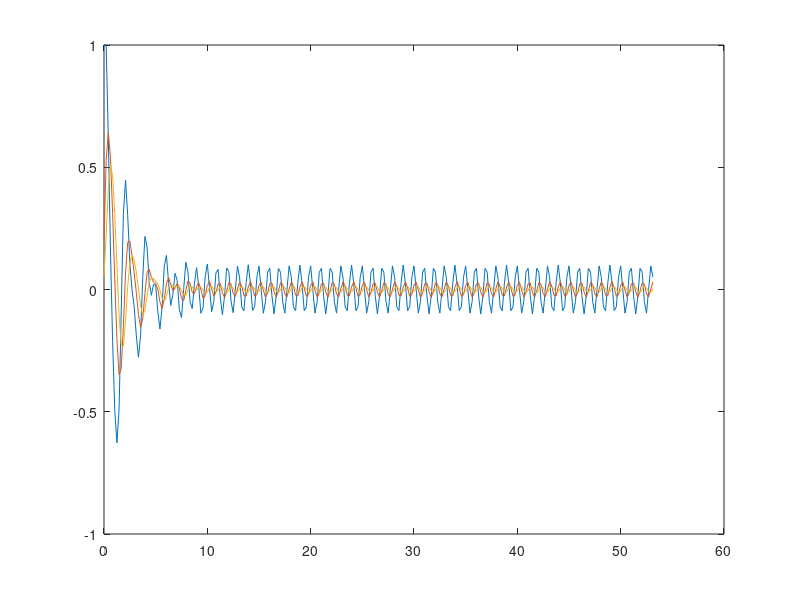
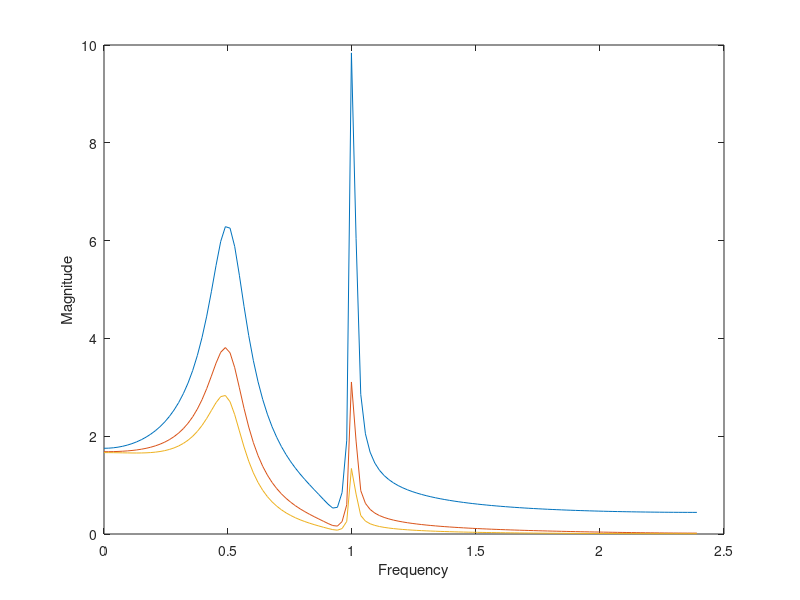

MATLAB code to generate these figures, in order:
clc
clear all
close all

T1 = 1/1.2; 
T2 = 1/4.8; 
omega1 = 0.25 * pi;
omega2 = 1.9 * pi;
T = 1.0;
i = 0;
a = 0.12;

alpha1 = 0.593;
alpha2 = 0.464;

x(1) = exp(-a*0*T2)*cos(omega1*0*T2) + 0.1*sin(omega2*0*T2);
y1(1) = ((1-alpha1)/2)*x(1);
y2(1) = ((1-alpha2)/2)*y1(1);
for n = 2:1:256
    %only use fs=4.8Hz
    d(n) = 4*i;
	%x(n) = exp(-a*i*T2)*cos(omega1*i*T2) + 0.1*sin(omega2*i*T2);
    x(n) = exp(-a*d(n)*T2)*cos(omega1*d(n)*T2) + 0.1*sin(omega2*d(n)*T2);
    y1(n) = ((1-alpha1)/2)*x(n)+((1-alpha1)/2)*x(n-1)+alpha1*y1(n-1);
    y2(n) = ((1-alpha2)/2)*y1(n)+((1-alpha2)/2)*y1(n-1)+alpha2*y2(n-1);
    i = i+1;
end

sample = 0:1:255;
plot(T2*sample, x);
hold on
plot(T2*sample, y1);
plot(T2*sample, y2);


figure;
fs1 = 1.2;
fs2 = 4.8;
N=255;
X_mags = abs(fft(x))
Y1_mags = abs(fft(y1));
Y2_mags = abs(fft(y2));
fax_bins = [0 : N-1]; %frequency axis in bins
N_2 = ceil(N/2);
plot(fax_bins(1:N_2)*fs2/N, X_mags(1:N_2))
hold on;
plot(fax_bins(1:N_2)*fs2/N, Y1_mags(1:N_2))
plot(fax_bins(1:N_2)*fs2/N, Y2_mags(1:N_2))
xlabel('Frequency')
ylabel('Magnitude');
